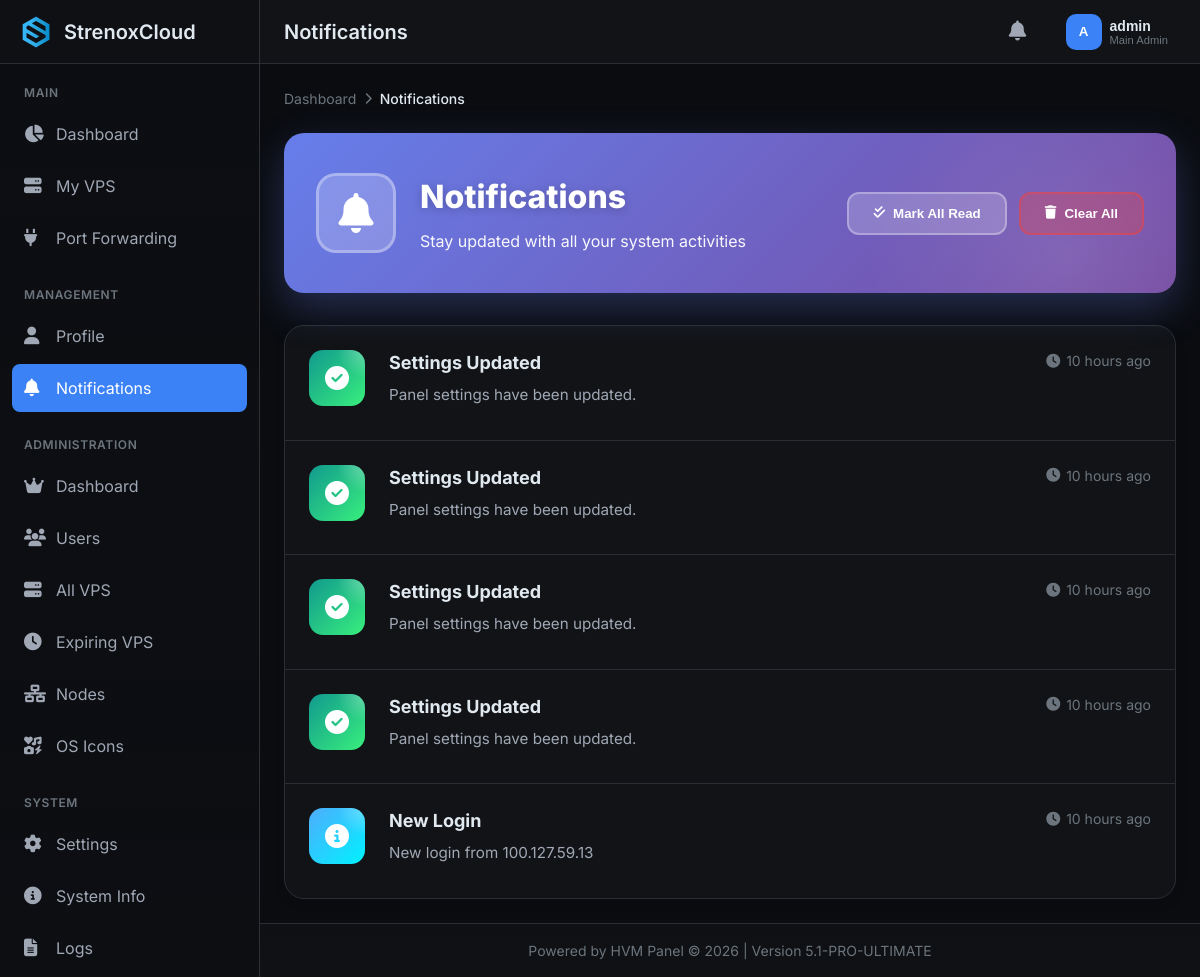
Page /notifications (signed in) on the committed database.
### tables this page shows
CREATE TABLE settings (
            key TEXT PRIMARY KEY,
            value TEXT NOT NULL,
            description TEXT,
            updated_at TEXT NOT NULL
        );

CREATE TABLE users (
            id INTEGER PRIMARY KEY AUTOINCREMENT,
            username TEXT UNIQUE NOT NULL,
            email TEXT UNIQUE NOT NULL,
            password_hash TEXT NOT NULL,
            is_admin INTEGER DEFAULT 0,
            is_main_admin INTEGER DEFAULT 0,
            created_at TEXT NOT NULL,
            last_login TEXT,
            last_active TEXT,
            api_key TEXT UNIQUE,
            profile_picture TEXT,
            preferences TEXT DEFAULT '{}',
            two_factor_secret TEXT,
            two_factor_enabled INTEGER DEFAULT 0,
            theme TEXT DEFAULT 'default',
            language TEXT DEFAULT 'en'
        , discord_id TEXT, discord_username TEXT, discord_avatar TEXT, discord_email TEXT);

CREATE TABLE notifications (
            id INTEGER PRIMARY KEY AUTOINCREMENT,
            user_id INTEGER NOT NULL,
            type TEXT NOT NULL,
            title TEXT NOT NULL,
            message TEXT NOT NULL,
            read INTEGER DEFAULT 0,
            created_at TEXT NOT NULL,
            expires_at TEXT,
            data TEXT,
            FOREIGN KEY(user_id) REFERENCES users(id) ON DELETE CASCADE
        );

### hvm.py (the view)
@app.route('/notifications')
@login_required
def notifications():
    page = int(request.args.get('page', 1))
    per_page = 20
    offset = (page - 1) * per_page
    with get_db() as conn:
        cur = conn.cursor()
        cur.execute('''SELECT * FROM notifications
                      WHERE user_id = ? AND (expires_at IS NULL OR expires_at > ?)
                      ORDER BY created_at DESC LIMIT ? OFFSET ?''',
                   (current_user.id, datetime.now().isoformat(), per_page, offset))
        notifications = [dict(row) for row in cur.fetchall()]
        for notif in notifications:
            if notif['data']:
                try:
                    notif['data'] = json.loads(notif['data'])
                except:
                    notif['data'] = {}
        cur.execute('''SELECT COUNT(*) FROM notifications
                      WHERE user_id = ? AND (expires_at IS NULL OR expires_at > ?)''',
                   (current_user.id, datetime.now().isoformat()))
        total = cur.fetchone()[0]
    return render_template('notifications.html',
                          panel_name=get_setting('site_name', 'HVM PANEL'),
                          notifications=notifications,
                          page=page,
                          total_pages=(total + per_page - 1) // per_page)

### templates/notifications.html (shortened to what this page needs)
{% extends "base.html" %}
{% block header_title %}Notifications{% endblock %}
{% block breadcrumbs %}
<div class="breadcrumb">
    <a href="{{ url_for('dashboard') }}" class="breadcrumb-item">Dashboard</a>
    <span class="breadcrumb-separator"><i class="fas fa-chevron-right"></i></span>
    <span class="breadcrumb-item active">Notifications</span>
</div>
{% endblock %}
{% block content %}
<div class="notifications-container">
    <div class="notifications-hero">
        <div class="notifications-hero-content">
            <div class="hero-left">
                <div class="hero-icon">
                    <i class="fas fa-bell"></i>
                </div>
                <div class="hero-text">
                    <h1>Notifications</h1>
                    <p>Stay updated with all your system activities</p>
                </div>
            </div>
            <div class="hero-actions">
                <button class="btn-hero" onclick="markAllRead()">
                    <i class="fas fa-check-double"></i>
                    <span>Mark All Read</span>
                </button>
                <button class="btn-hero danger" onclick="clearAll()">
                    <i class="fas fa-trash"></i>
                    <span>Clear All</span>
                </button>
            </div>
        </div>
    </div>
    <div class="notifications-card">
        {% if notifications %}
            {% for notif in notifications %}
            <div class="notification-item-premium {% if not notif.read %}unread{% endif %}" data-id="{{ notif.id }}" onclick="markRead({{ notif.id }})">
                <div class="notif-icon-wrapper">
                    <div class="notif-icon {{ notif.type }}">
                        <i class="fas fa-{% if notif.type == 'success' %}check-circle{% elif notif.type == 'warning' %}exclamation-triangle{% elif notif.type == 'danger' %}exclamation-circle{% else %}info-circle{% endif %}"></i>
                    </div>
                </div>
                <div class="notif-content">
                    <div class="notif-header">
                        <div class="notif-title">{{ notif.title }}</div>
                        <div class="notif-time">
                            <i class="fas fa-clock"></i>
                            <span>{{ notif.created_at|relative_time }}</span>
                        </div>
                    </div>
                    <div class="notif-message">{{ notif.message }}</div>
                </div>
            </div>
            {% endfor %}
        {% endif %}
    </div>
</div>
{% endblock %}

### templates/base.html (shortened to what this page needs)
<!DOCTYPE html>
<html lang="en" data-theme="dark">
<head>
    <link rel="stylesheet" href="https://cdnjs.cloudflare.com/ajax/libs/font-awesome/6.4.0/css/all.min.css">
</head>
<body>
    <div class="app-wrapper">
        <aside class="sidebar" id="sidebar">
            <div class="sidebar-header">
                <a href="{{ url_for('dashboard') if current_user.is_authenticated else url_for('index') }}" class="logo">
                    <img src="{{ get_setting('header_icon', '/static/img/logo.png') }}" alt="{{ panel_name }}">
                    <span>{{ panel_name }}</span>
                </a>
            </div>
            {% if current_user.is_authenticated %}
            <nav class="sidebar-nav">
                <div class="nav-section">
                    <div class="nav-section-title">Main</div>
                    <a href="{{ url_for('dashboard') }}" class="nav-item {% if request.endpoint == 'dashboard' %}active{% endif %}">
                        <i class="fas fa-chart-pie"></i>
                        <span>Dashboard</span>
                    </a>
                    <a href="{{ url_for('vps_list') }}" class="nav-item {% if request.endpoint in ['vps_list', 'vps_detail', 'vps_console'] %}active{% endif %}">
                        <i class="fas fa-server"></i>
                        <span>My VPS</span>
                    </a>
                    <a href="{{ url_for('ports_list') }}" class="nav-item {% if request.endpoint == 'ports_list' %}active{% endif %}">
                        <i class="fas fa-plug"></i>
                        <span>Port Forwarding</span>
                    </a>
                </div>
                <div class="nav-section">
                    <div class="nav-section-title">Management</div>
                    <a href="{{ url_for('profile') }}" class="nav-item {% if request.endpoint == 'profile' %}active{% endif %}">
                        <i class="fas fa-user"></i>
                        <span>Profile</span>
                    </a>
                    <a href="{{ url_for('notifications') }}" class="nav-item {% if request.endpoint == 'notifications' %}active{% endif %}">
                        <i class="fas fa-bell"></i>
                        <span>Notifications</span>
                    </a>
                </div>
                {% if current_user.is_admin %}
                <div class="nav-section">
                    <div class="nav-section-title">Administration</div>
                    <a href="{{ url_for('admin_dashboard') }}" class="nav-item {% if request.endpoint == 'admin_dashboard' %}active{% endif %}">
                        <i class="fas fa-crown"></i>
                        <span>Dashboard</span>
                    </a>
                    <a href="{{ url_for('admin_users') }}" class="nav-item {% if request.endpoint and 'user' in request.endpoint %}active{% endif %}">
                        <i class="fas fa-users"></i>
                        <span>Users</span>
                    </a>
                    <a href="{{ url_for('admin_vps') }}" class="nav-item {% if request.endpoint == 'admin_vps' %}active{% endif %}">
                        <i class="fas fa-server"></i>
                        <span>All VPS</span>
                    </a>
                    <a href="{{ url_for('admin_vps_expiring') }}?days=30" class="nav-item {% if request.endpoint == 'admin_vps_expiring' %}active{% endif %}">
                        <i class="fas fa-clock"></i>
                        <span>Expiring VPS</span>
                    </a>
                    <a href="{{ url_for('admin_nodes') }}" class="nav-item {% if request.endpoint and 'node' in request.endpoint %}active{% endif %}">
                        <i class="fas fa-network-wired"></i>
                        <span>Nodes</span>
                    </a>
                    <a href="{{ url_for('os_icons') }}" class="nav-item {% if request.endpoint == 'os_icons' %}active{% endif %}">
                        <i class="fas fa-icons"></i>
                        <span>OS Icons</span>
                    </a>
                </div>
                <div class="nav-section">
                    <div class="nav-section-title">System</div>
                    <a href="{{ url_for('admin_settings') }}" class="nav-item {% if request.endpoint == 'admin_settings' %}active{% endif %}">
                        <i class="fas fa-cog"></i>
                        <span>Settings</span>
                    </a>
                    <a href="{{ url_for('admin_system_info') }}" class="nav-item {% if request.endpoint == 'admin_system_info' %}active{% endif %}">
                        <i class="fas fa-info-circle"></i>
                        <span>System Info</span>
                    </a>
                    <a href="{{ url_for('admin_logs') }}" class="nav-item {% if request.endpoint == 'admin_logs' %}active{% endif %}">
                        <i class="fas fa-file-alt"></i>
                        <span>Logs</span>
                    </a>
                </div>
                {% endif %}
            </nav>
            {% endif %}
        </aside>
        <main class="main-content" id="mainContent">
            <header class="header">
                <div class="header-left">
                    <h1 class="header-title">{% block header_title %}{{ panel_name }}{% endblock %}</h1>
                </div>
                <div class="header-right">
                    {% if current_user.is_authenticated %}
                    <div class="notifications-dropdown">
                        <button class="notifications-btn" id="notificationsBtn">
                            <i class="fas fa-bell"></i>
                        </button>
                    </div>
                    <div class="user-menu">
                        <button class="user-btn" id="userMenuBtn">
                            <div class="user-avatar">
                                {% if current_user.profile_picture %}
                                <img src="{{ current_user.profile_picture }}" alt="{{ current_user.username }}">
                                {% else %}
                                <span>{{ current_user.username[:1].upper() }}</span>
                                {% endif %}
                            </div>
                            <div class="user-info">
                                <div class="user-name">{{ current_user.username }}</div>
                                <div class="user-role">
                                    {% if current_user.is_main_admin %}
                                    Main Admin
                                    {% elif current_user.is_admin %}
                                    Admin
                                    {% else %}
                                    User
                                    {% endif %}
                                </div>
                            </div>
                        </button>
                    </div>
                    {% endif %}
                </div>
            </header>
            <div class="content">
                {% block breadcrumbs %}{% endblock %}
                {% block content %}{% endblock %}
            </div>
            <footer class="footer">
                {{ get_setting('footer_text', 'Powered by HVM Panel') }} &copy; {{ now().year }} | Version {{ PANEL_VERSION }}
            </footer>
        </main>
    </div>
</body>
</html>

### rows in the picture
settings: value (picture)
settings: value "StrenoxCloud"
users: username "A", username "admin"
notifications: title "Settings Updated", created_at|relative_time "10 hours ago", message "Panel settings have been updated."
notifications: title "Settings Updated", created_at|relative_time "10 hours ago", message "Panel settings have been updated."
notifications: title "Settings Updated", created_at|relative_time "10 hours ago", message "Panel settings have been updated."
notifications: title "Settings Updated", created_at|relative_time "10 hours ago", message "Panel settings have been updated."
notifications: title "New Login", created_at|relative_time "10 hours ago", message "New login from 100.127.59.13"
settings: value "Powered by HVM Panel"

### other values in the picture
{{ PANEL_VERSION }} "5.1-PRO-ULTIMATE"
